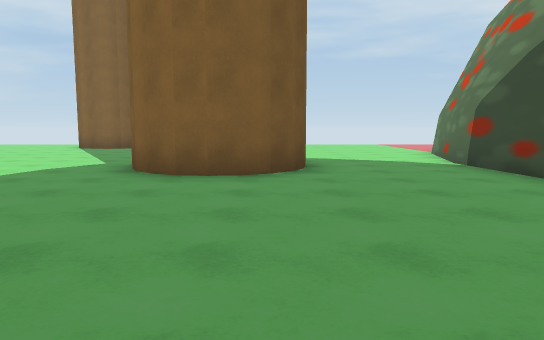
View 1 (above)

24 first-person views from a walk through a Unity game level. The camera is 1.3 m above the floor, tilts 6° down and sees 70° across. The floor is counted in squares, 2 m on a side. Each view is taken from the middle of a square. On the plan, view 1 faces up. The plan holds only what a view shows up to about 11 squares ahead; the rest is blank. The place goes on beyond the plan. The player character is not drawn. Some surface patterns are stand-ins.

View 2
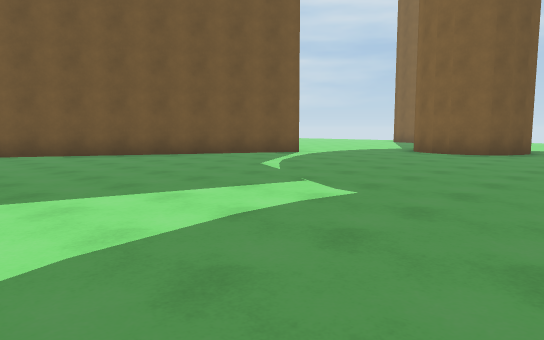

View 3
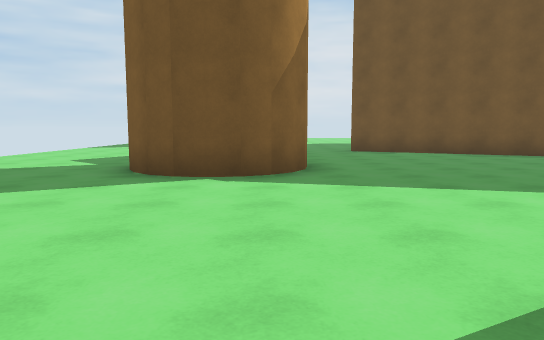

View 4
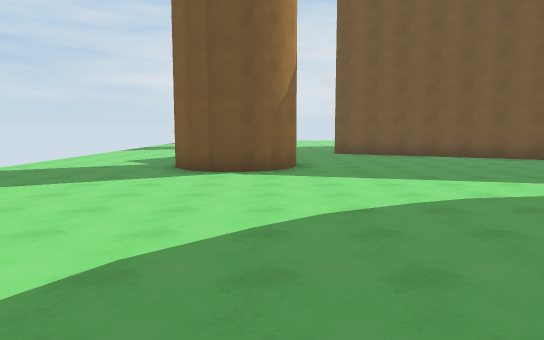

View 5
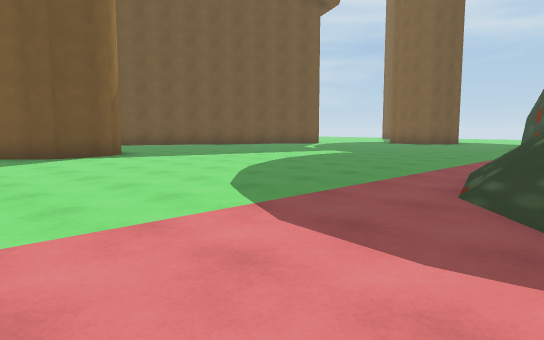

View 6
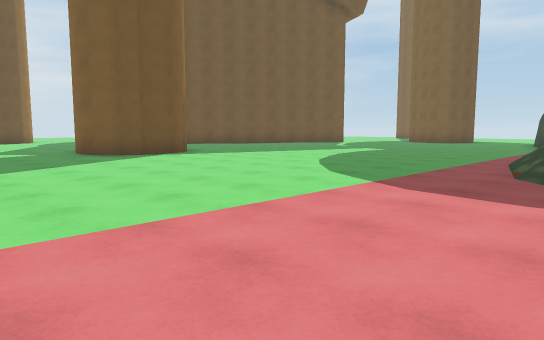

View 7
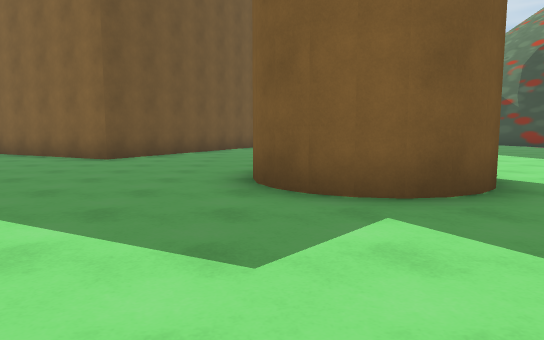

View 8
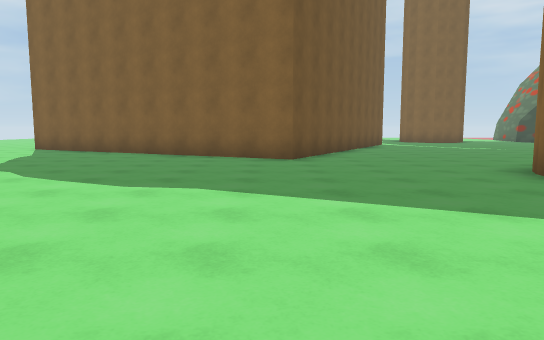

View 9
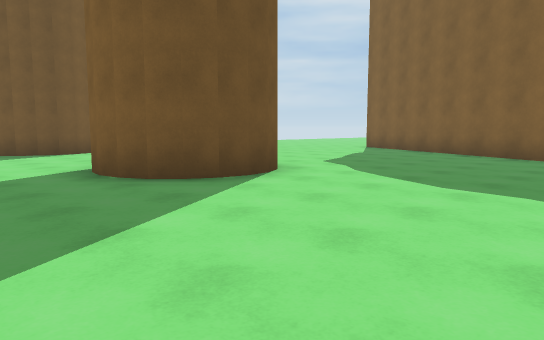

View 10
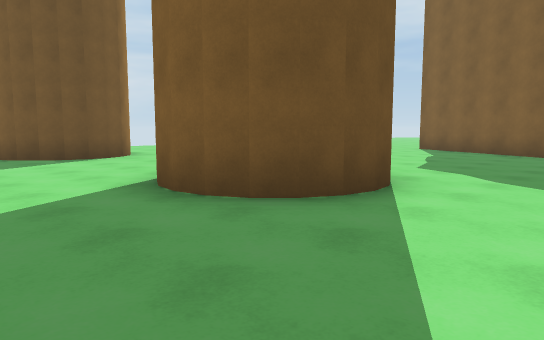

View 11
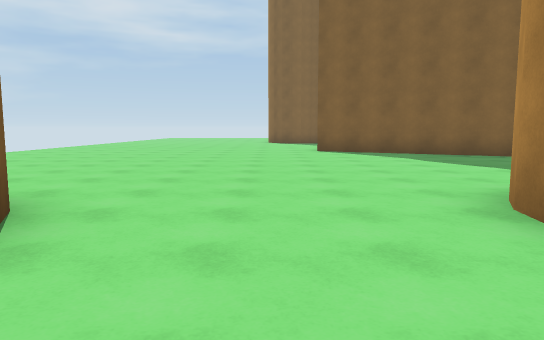

View 12
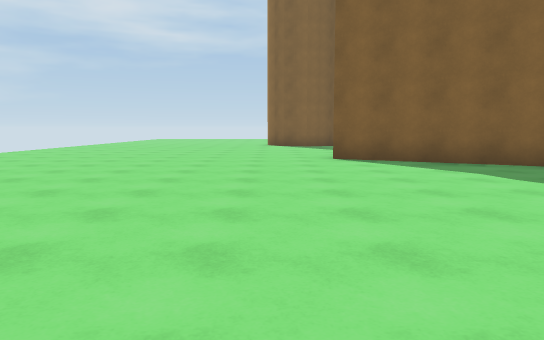

View 13
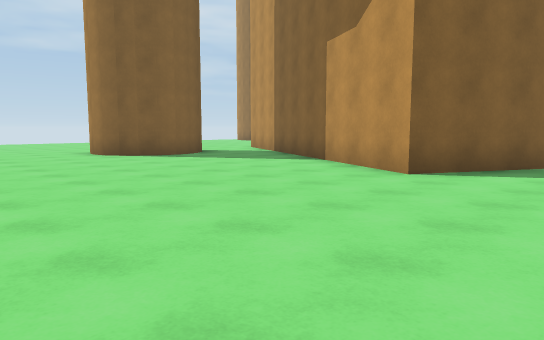

View 14
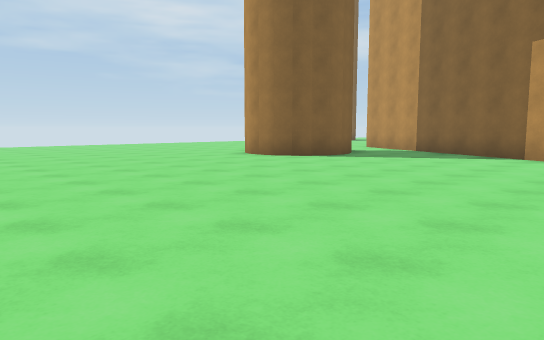

View 15
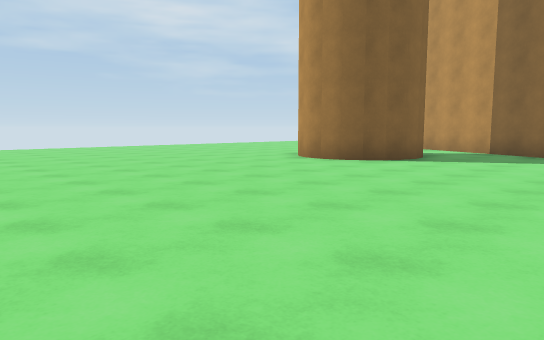

View 16
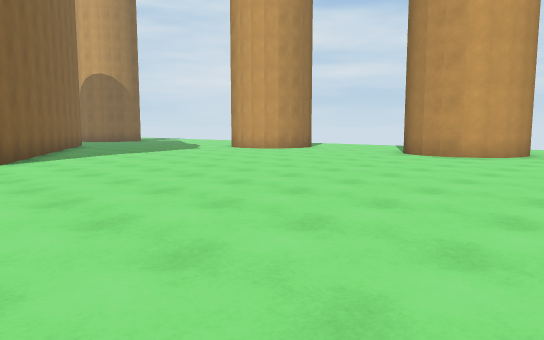

View 17
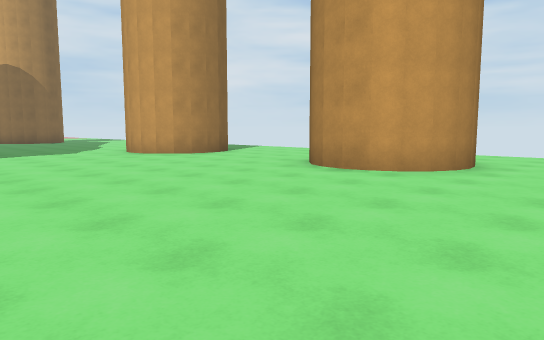

View 18
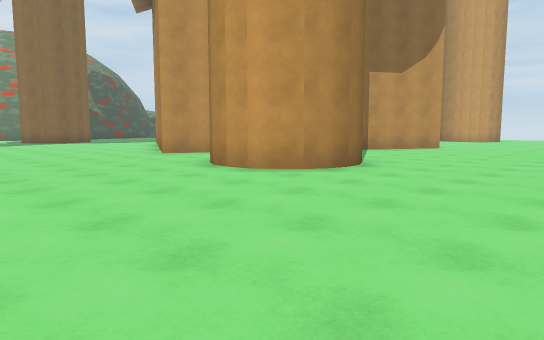

View 19
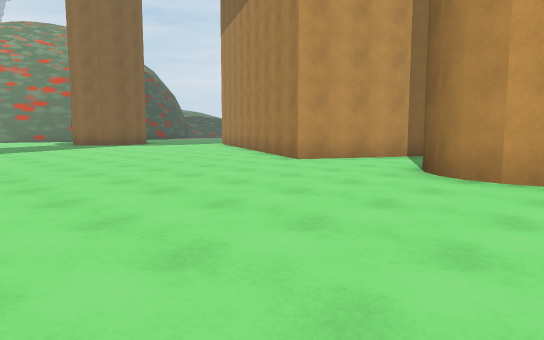

View 20
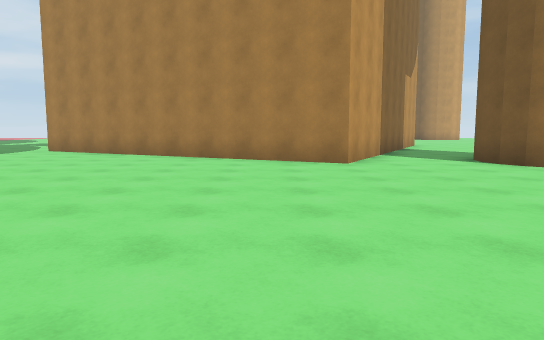

View 21
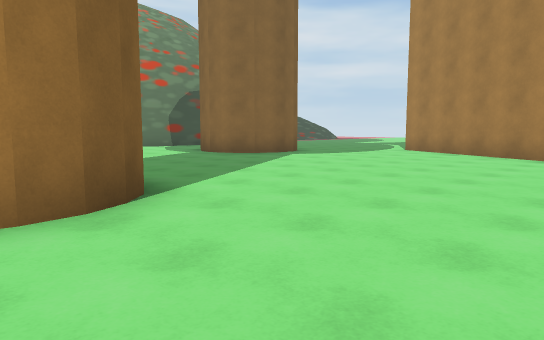

View 22
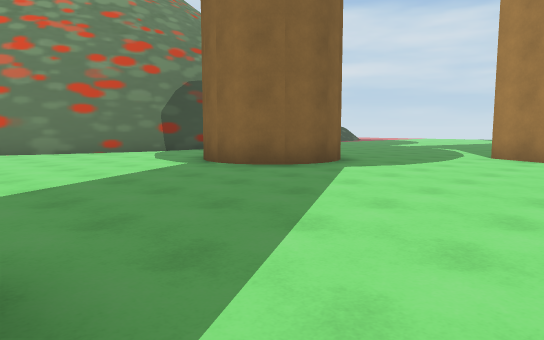

View 23
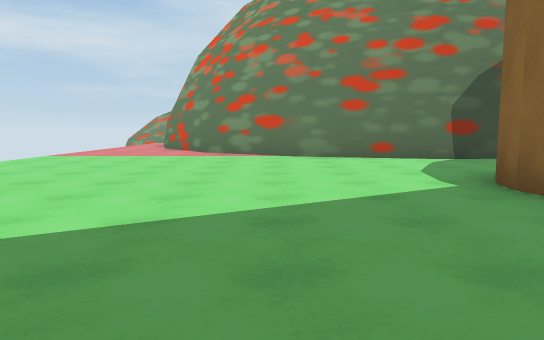

View 24
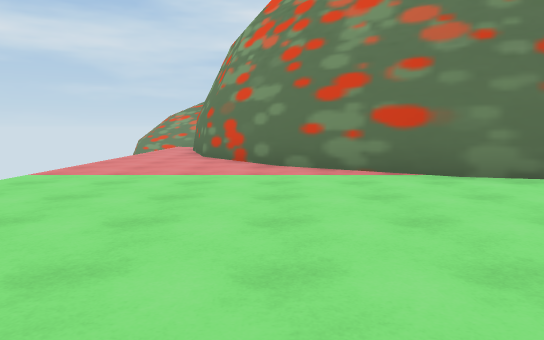

### Floor plan
Key: @ floor where view 1 was taken; # wall or solid block; . floor; / step, stairs or slope.
Columns run from 25 left of view 1 to 10 right of it. Each row starts with its distance up from view 1.
 15   ..          .....      ..........#
 14   ...  ....  ......#    .........###
 13   .................# ..........###
 12   .............................#
 11   ............................##
 10  .............................#
  9  ............................##
  8  ......###.............###...#
  7  ......###...##........###...#
  6  .......##..#####......###...#
  5 ............#   ##...........#
  4 ...........##    ###.........
  3 ..........##       ##.......
  2 ..........#        ##.......  #
  1 .........##        #..........#
  0 .........##       ##.....@....
 -1 ..........###    ##...........
 -2 ............##   #.............
 -3 .............#####.............
 -4 ...............##..............
 -5 ..............................//
 -6 .............................../
 -7  ...................###......../
 -8  .........##........###........./
 -9  ..###...###.........##........./
-10  ..###...###.....................
-11  .. #............................
-12   ..  ...........................
-13   ..       .............     ....

Positions as (right, up) in squares from view 1, and headings:
1: (0, 0), facing up
2: (3, -5), facing up-left
3: (3, -7), facing left
4: (6, -7), facing left
5: (7, -11), facing up-left
6: (7, -13), facing up-left
7: (-5, -13), facing up
8: (-9, -13), facing up
9: (-9, -13), facing up-left
10: (-11, -13), facing up-left
11: (-18, -12), facing up
12: (-18, -9), facing up
13: (-22, -3), facing up-right
14: (-25, 0), facing up-right
15: (-25, 2), facing up-right
16: (-25, 1), facing down-right
17: (-25, -3), facing down-right
18: (-22, 13), facing down-right
19: (-18, 14), facing down-right
20: (-11, 15), facing down
21: (-10, 15), facing down-right
22: (-7, 13), facing down-right
23: (-5, 11), facing right
24: (-1, 13), facing right
